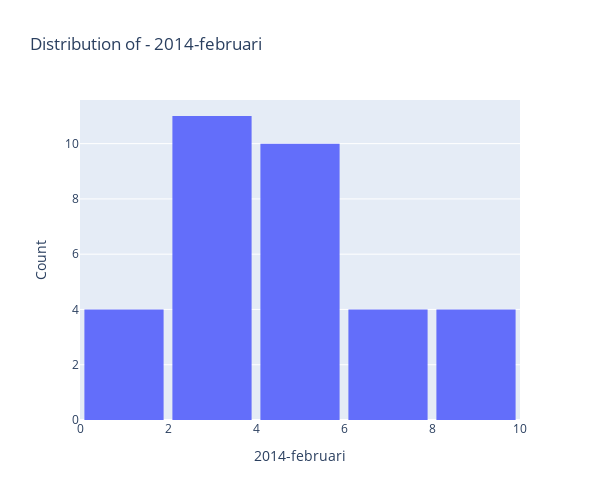
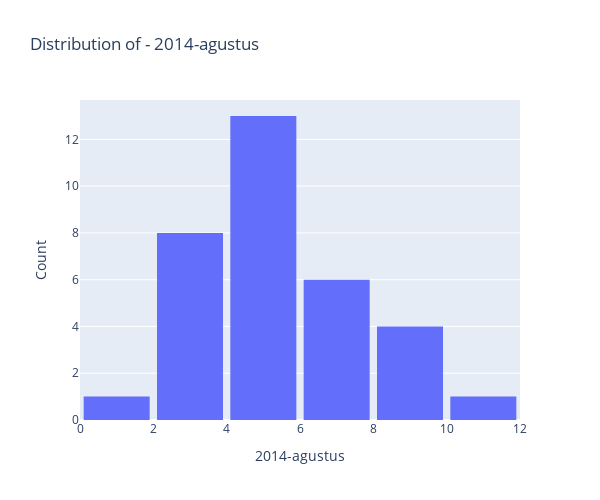

The notebook cell saved with these charts, in order:
### Code cell
viz = df_2014[['2014-februari', '2014-agustus']]

# Iterasi melalui setiap kolom dan buat histogram
for col in viz.columns:
    fig = px.histogram(df_2014, x=col, title=f'Distribution of - {col}')
    fig.update_layout(
        bargap=0.1,
        width=600,
        height=500,
        xaxis_title=col,
        yaxis_title='Count'
    )
    fig.show()

### Figure 1 — Plotly figure (JSON) as saved in the notebook; plotly's stock layout.template omitted (floating-point values rounded to 4 significant figures)
{"data": [{"alignmentgroup": "True", "bingroup": "x", "hovertemplate": "2014-februari=%{x}<br>count=%{y}<extra></extra>", "legendgroup": "", "marker": {"color": "#636efa", "pattern": {"shape": ""}}, "name": "", "offsetgroup": "", "orientation": "v", "showlegend": false, "type": "histogram", "x": [6.75, 5.95, 6.32, 4.99, 2.5, 3.84, 1.62, 5.08, 2.67, 5.26, 9.84, 8.66, 5.45, 2.16, 4.02, 9.87, 1.37, 5.3, 1.97, 2.53, 2.71, 4.03, 8.89, null, 7.27, 2.92, 5.79, 2.13, 2.44, 1.6, 6.59, 5.65, 3.7, 3.48], "xaxis": "x", "yaxis": "y"}], "layout": {"bargap": 0.1, "barmode": "relative", "height": 500, "legend": {"tracegroupgap": 0}, "title": {"text": "Distribution of - 2014-februari"}, "width": 600, "xaxis": {"anchor": "y", "domain": [0, 1], "title": {"text": "2014-februari"}}, "yaxis": {"anchor": "x", "domain": [0, 1], "title": {"text": "Count"}}}}

### Figure 2 — Plotly figure (JSON) as saved in the notebook; plotly's stock layout.template omitted (floating-point values rounded to 4 significant figures)
{"data": [{"alignmentgroup": "True", "bingroup": "x", "hovertemplate": "2014-agustus=%{x}<br>count=%{y}<extra></extra>", "legendgroup": "", "marker": {"color": "#636efa", "pattern": {"shape": ""}}, "name": "", "offsetgroup": "", "orientation": "v", "showlegend": false, "type": "histogram", "x": [9.02, 6.23, 6.5, 6.56, 5.08, 4.96, 3.47, 4.79, 5.14, 6.69, 8.47, 8.45, 5.68, 3.33, 4.19, 9.07, 1.9, 5.75, 3.26, 4.04, 3.24, 3.8, 7.38, null, 7.54, 3.68, 5.08, 4.43, 4.18, 2.08, 10.51, 5.29, 5.02, 3.44], "xaxis": "x", "yaxis": "y"}], "layout": {"bargap": 0.1, "barmode": "relative", "height": 500, "legend": {"tracegroupgap": 0}, "title": {"text": "Distribution of - 2014-agustus"}, "width": 600, "xaxis": {"anchor": "y", "domain": [0, 1], "title": {"text": "2014-agustus"}}, "yaxis": {"anchor": "x", "domain": [0, 1], "title": {"text": "Count"}}}}
